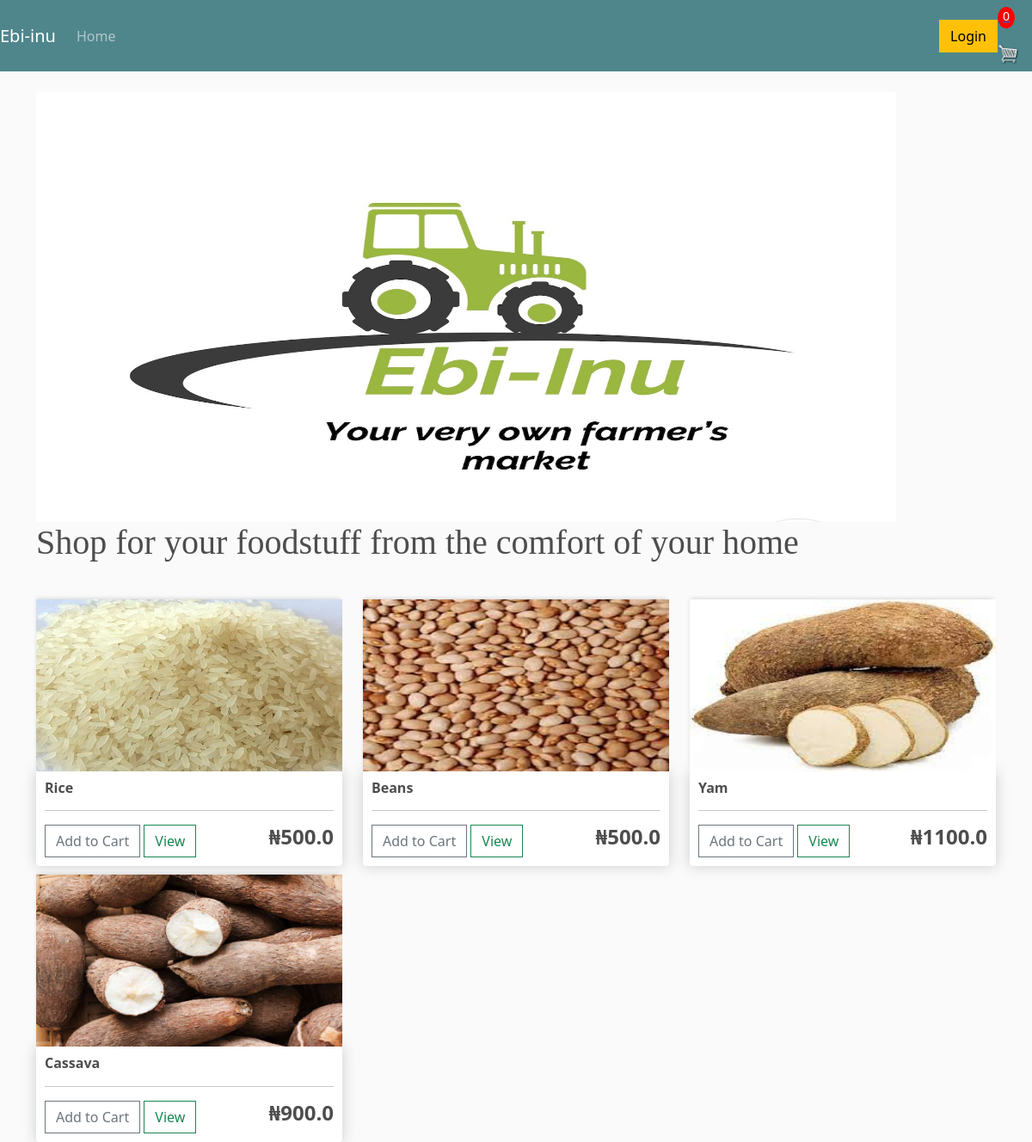
The page / on the database its author committed.
### ebi/models.py (models this page shows, shortened)
class Product(models.Model):
    name = models.CharField(max_length=200)
    price = models.DecimalField(max_digits=7, decimal_places=1)
    digital = models.BooleanField(default=False, null=True, blank=True)
    image = models.ImageField(null=True, blank=True)
    @property
    def imageURL(self):
        try:
              url = self.image.url
        except:
             url = ''
        return url

### ebi/views.py (the view)
# urls.py: path('', include('ebi.urls')),
def ebi(request):
    data = cartData(request)
    items = data['items']
    order = data['order']
    cartItems = data['cartItems']
    products = Product.objects.all()
    context = {'products': products, 'cartItems': cartItems}
    return render(request, 'ebi/ebi.html', context)

### ebi/utils.py (called while the page is built, shortened)
def cookieCart(request):
	try:
		cart = json.loads(request.COOKIES['cart'])
	except:
		cart = {}
	print('CART:', cart)
	items = []
	order = {'get_cart_total':0, 'get_cart_items':0, 'shipping':False}
	cartItems = order['get_cart_items']
	return {'cartItems':cartItems ,'order':order, 'items':items}

def cartData(request):
	if request.user.is_authenticated:
		customer = request.user.customer
		order, created = Order.objects.get_or_create(customer=customer, complete=False)
		items = order.orderitem_set.all()
		cartItems = order.get_cart_items
	else:
		cookieData = cookieCart(request)
		cartItems = cookieData['cartItems']
		order = cookieData['order']
		items = cookieData['items']
	return {'cartItems':cartItems ,'order':order, 'items':items}

### ebi/templates/ebi/ebi.html
{% extends 'ebi/main.html' %}
{% load static %}
{% block content %}
    <div>
        <img src="{% static 'images/sitelg.jpg' %}" width="1000" height="500" alt="Site logo">
        <h6 style="font-family: cursive; font-size: 40px;">
            Shop for your foodstuff from the comfort of your home
        </h6>
    </div>
    <br>
    <div class="row">
        {% for product in products %}
        <div class="col-lg-4">
            <img class="thumbnail" src="{{product.imageURL}}">
            <div class="box-element product">
                <h6><strong>{{product.name}}</strong></h6>
                <hr>
                <button data-product={{product.id}} data-action="add" class="btn btn-outline-secondary add-btn update-cart">Add to Cart</button>
                <a class="btn btn-outline-success" href="#">View</a>
                <h4 style="display: block; float: right"><strong>₦{{product.price}}</strong></h4>
            </div>
        </div>
        {% endfor %}
    </div>
{% endblock content %}

### static/css/main.css (style rules this page uses)
body { background-color: hsl(0, 0%, 98%); }
h1,h2,h3,h4,h5,h6 { color:hsl(0, 0%, 30%); }
.box-element { box-shadow:hsl(0, 0%, 80%) 0 0 16px; background-color: #fff; border-radius: 4px; padding: 10px; }
.thumbnail { width: 100%; height: 200px; -webkit-box-shadow: -1px -3px 5px -2px rgba(214,214,214,1); -moz-box-shadow: -1px -3px 5px -2px rgba(214,214,214,1); box-shadow: -1px -3px 5px -2px rgba(214,214,214,1); }
.product { border-radius: 0 0 4px 4px; }
.col-lg-4, .col-lg-6, .col-lg-8, .col-lg-12 { margin-top: 10px; }
.btn { border-radius: 0; }

### rows shown on the page
Product: imageURL (picture), name "Rice", price "500.0"
Product: imageURL (picture), name "Beans", price "500.0"
Product: imageURL (picture), name "Yam", price "1100.0"
Product: imageURL (picture), name "Cassava", price "900.0"

### other values the page prints
{{ cartItems }} "0"
